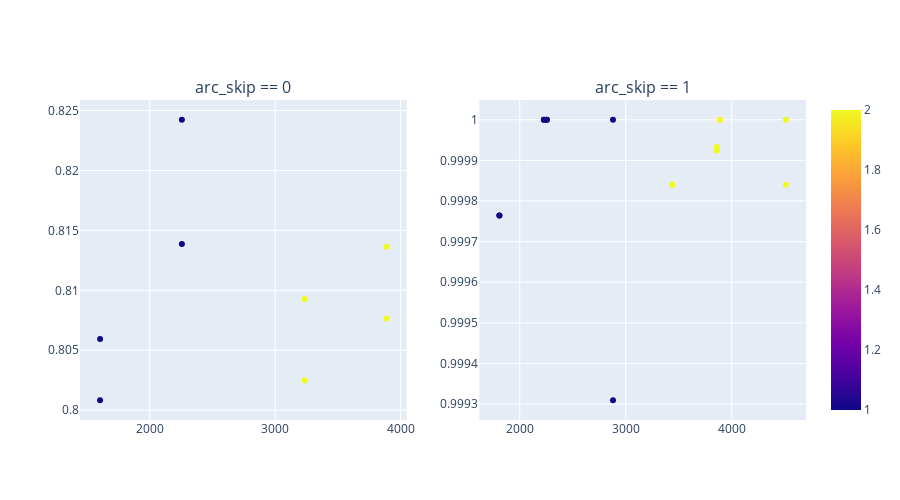

This figure's notebook cell:
### Code cell
import plotly.express as px
import pandas as pd

from plotly.subplots import make_subplots
import plotly.graph_objects as go


hue = "arc_num_conv"
xplot = "arc_num_params"
yplot = "test_Accuracy"

extra_info = [
    "test_file",
    "arc_num_params",
    "arc_num_conv",
    "arc_pool_mode",
    "arc_up_mode",
    "arc_addition",
    "arc_skip",
]

df0 = df.query("arc_skip == 0")
df1 = df.query("arc_skip == 1")

fig0 = px.scatter(
    df0, x=xplot, y=yplot, color=hue, title="No skip", hover_data=extra_info
)
fig1 = px.scatter(df1, x=xplot, y=yplot, color=hue, title="Skip", hover_data=extra_info)

fig0.update_layout(showlegend=False)  # Oculta la leyenda en el primer gráfico

fig = make_subplots(rows=1, cols=2, subplot_titles=["arc_skip == 0", "arc_skip == 1"])

for trace in fig0.data:
    fig.add_trace(trace, row=1, col=1)

for trace in fig1.data:
    fig.add_trace(trace, row=1, col=2)

fig.update_layout(width=900, height=500, legend_title="Num Params", showlegend=True)

fig.show()

### Figure 1 — Plotly figure (JSON) as saved in the notebook; plotly's stock layout.template omitted (floating-point values rounded to 4 significant figures)
{"data": [{"customdata": [["test_0.csv", 1, "avg", "transpose", "sum", 0], ["test_0.csv", 1, "avg", "upsample", "sum", 0], ["test_0.csv", 1, "max", "transpose", "sum", 0], ["test_0.csv", 1, "max", "upsample", "sum", 0], ["test_0.csv", 2, "avg", "transpose", "sum", 0], ["test_0.csv", 2, "avg", "upsample", "sum", 0], ["test_0.csv", 2, "max", "transpose", "sum", 0], ["test_0.csv", 2, "max", "upsample", "sum", 0]], "hovertemplate": "arc_num_params=%{x}<br>test_Accuracy=%{y}<br>test_file=%{customdata[0]}<br>arc_num_conv=%{marker.color}<br>arc_pool_mode=%{customdata[2]}<br>arc_up_mode=%{customdata[3]}<br>arc_addition=%{customdata[4]}<br>arc_skip=%{customdata[5]}<extra></extra>", "legendgroup": "", "marker": {"color": [1, 1, 1, 1, 2, 2, 2, 2], "coloraxis": "coloraxis", "symbol": "circle"}, "mode": "markers", "name": "", "orientation": "v", "showlegend": false, "type": "scatter", "x": [2256, 1604, 2256, 1604, 3888, 3236, 3888, 3236], "xaxis": "x", "y": [0.8242, 0.8059, 0.8139, 0.8008, 0.8136, 0.8093, 0.8077, 0.8025], "yaxis": "y"}, {"customdata": [["test_0.csv", 2, "avg", "transpose", "cat", 1], ["test_0.csv", 2, "avg", "upsample", "cat", 1], ["test_0.csv", 2, "max", "transpose", "cat", 1], ["test_0.csv", 2, "max", "upsample", "cat", 1], ["test_0.csv", 1, "avg", "transpose", "cat", 1], ["test_0.csv", 1, "avg", "upsample", "cat", 1], ["test_0.csv", 1, "max", "transpose", "cat", 1], ["test_0.csv", 1, "max", "upsample", "cat", 1], ["test_0.csv", 1, "avg", "transpose", "sum", 1], ["test_0.csv", 1, "avg", "upsample", "sum", 1], ["test_0.csv", 1, "max", "transpose", "sum", 1], ["test_0.csv", 1, "max", "upsample", "sum", 1], ["test_0.csv", 2, "avg", "transpose", "sum", 1], ["test_0.csv", 2, "avg", "upsample", "sum", 1], ["test_0.csv", 2, "max", "transpose", "sum", 1], ["test_0.csv", 2, "max", "upsample", "sum", 1]], "hovertemplate": "arc_num_params=%{x}<br>test_Accuracy=%{y}<br>test_file=%{customdata[0]}<br>arc_num_conv=%{marker.color}<br>arc_pool_mode=%{customdata[2]}<br>arc_up_mode=%{customdata[3]}<br>arc_addition=%{customdata[4]}<br>arc_skip=%{customdata[5]}<extra></extra>", "legendgroup": "", "marker": {"color": [2, 2, 2, 2, 1, 1, 1, 1, 1, 1, 1, 1, 2, 2, 2, 2], "coloraxis": "coloraxis", "symbol": "circle"}, "mode": "markers", "name": "", "orientation": "v", "showlegend": false, "type": "scatter", "x": [4512, 3860, 4512, 3860, 2880, 2228, 2880, 2228, 2256, 1808, 2256, 1808, 3888, 3440, 3888, 3440], "xaxis": "x2", "y": [1, 0.9999, 0.9998, 0.9999, 0.9993, 1, 1, 1, 1, 0.9998, 1, 0.9998, 1, 0.9998, 1, 0.9998], "yaxis": "y2"}], "layout": {"annotations": [{"font": {"size": 16}, "showarrow": false, "text": "arc_skip == 0", "x": 0.225, "xanchor": "center", "xref": "paper", "y": 1, "yanchor": "bottom", "yref": "paper"}, {"font": {"size": 16}, "showarrow": false, "text": "arc_skip == 1", "x": 0.775, "xanchor": "center", "xref": "paper", "y": 1, "yanchor": "bottom", "yref": "paper"}], "height": 500, "legend": {"title": {"text": "Num Params"}}, "showlegend": true, "width": 900, "xaxis": {"anchor": "y", "domain": [0, 0.45]}, "xaxis2": {"anchor": "y2", "domain": [0.55, 1]}, "yaxis": {"anchor": "x", "domain": [0, 1]}, "yaxis2": {"anchor": "x2", "domain": [0, 1]}}}
